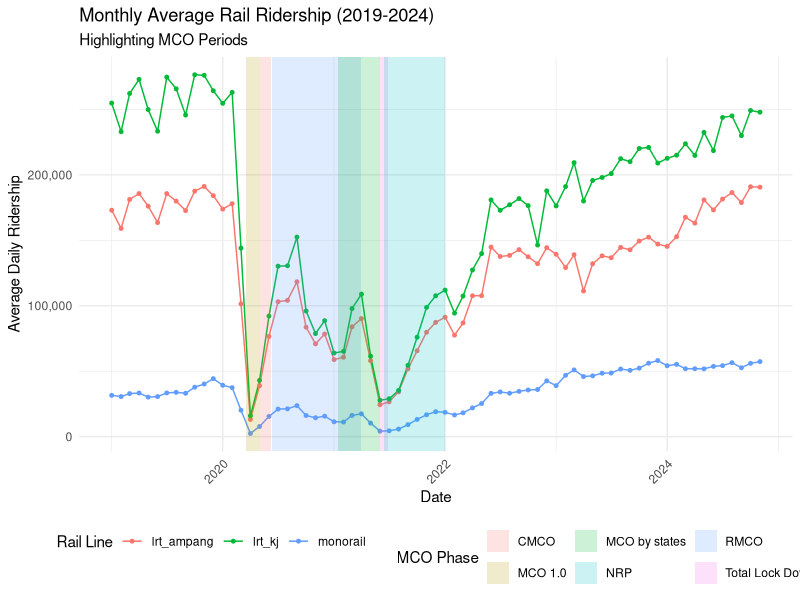
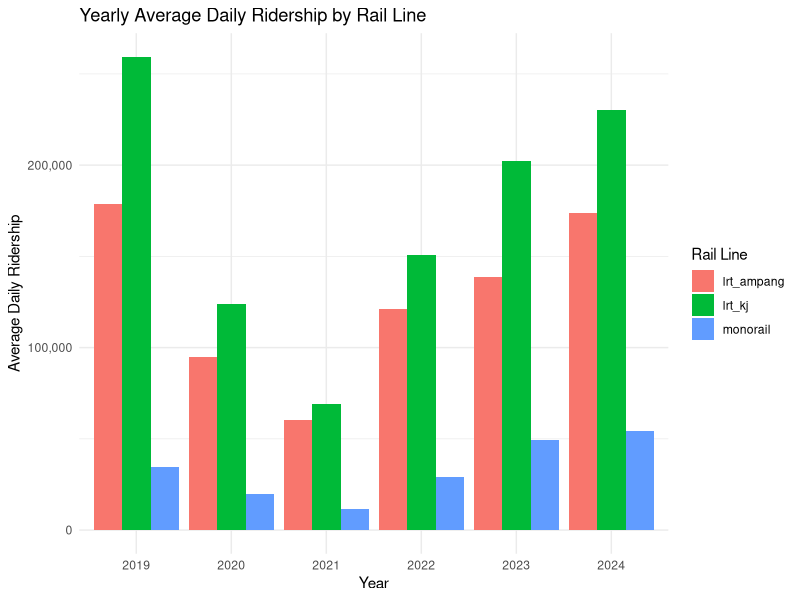

Here is the R script that generated these plots, in order:
# Load required libraries
library(dplyr)
library(ggplot2)
library(tidyr)
library(lubridate)

# Read the data
df <- read.csv("Data/ridership_headline.csv")

# Convert date to proper date format
df$date <- as.Date(df$date)

# Define MCO periods
mco_periods <- data.frame(
  start_date = as.Date(c(
    "2020-03-18", # MCO 1.0
    "2020-05-04", # CMCO
    "2020-06-10", # RMCO
    "2021-01-13", # MCO by states
    "2021-06-01", # Total Lock Down
    "2021-06-15" # NRP
  )),
  end_date = as.Date(c(
    "2020-05-03",
    "2020-06-09",
    "2021-03-31",
    "2021-05-31",
    "2021-06-28",
    "2021-12-31"
  )),
  mco_phase = c("MCO 1.0", "CMCO", "RMCO", "MCO by states", "Total Lock Down", "NRP")
)

# Prepare data for analysis
ridership_data <- df %>%
  select(date, rail_lrt_ampang, rail_lrt_kj, rail_monorail) %>%
  mutate(
    year = year(date),
    month = floor_date(date, "month"),
    period = case_when(
      # ~ returns the result of condition
      date < as.Date("2020-03-18") ~ "Pre-MCO",
      date >= as.Date("2022-01-01") ~ "Post-MCO",
      TRUE ~ "During-MCO"
    )
  )

# Calculate monthly averages
monthly_avg <- ridership_data %>%
  group_by(month) %>%
  summarise(
    across(
      c("rail_lrt_ampang", "rail_lrt_kj", "rail_monorail"),
      # ~mean(.) creates an anonymous function where:
      # ~ (tilde) defines the anonymous function
      # . (dot) represents the input column data
      # na.rm ignore NA values
      ~ mean(., na.rm = TRUE)
    )
  )

# Reshape data for plotting
long_data <- monthly_avg %>%
  pivot_longer(
    cols = -month,
    names_to = "line",
    names_pattern = "rail_(.*)",
    values_to = "value"
  )

# Create time series plot with MCO periods highlighted
p1 <- ggplot(long_data, aes(x = month, y = value, color = line)) +
  geom_line() +
  geom_point(size = 1) +
  # Add MCO period rectangles
  geom_rect(
    data = mco_periods,
    aes(
      xmin = start_date, xmax = end_date,
      ymin = -Inf, ymax = Inf, fill = mco_phase
    ),
    alpha = 0.2,
    inherit.aes = FALSE
  ) +
  theme_minimal() +
  theme(
    axis.text.x = element_text(angle = 45, hjust = 1),
    legend.position = "bottom"
  ) +
  labs(
    title = "Monthly Average Rail Ridership (2019-2024)",
    subtitle = "Highlighting MCO Periods",
    x = "Date",
    y = "Average Daily Ridership",
    color = "Rail Line",
    fill = "MCO Phase"
  ) +
  scale_y_continuous(labels = scales::comma)

# Calculate year-over-year changes (simplified)
yearly_summary <- ridership_data %>%
  group_by(year) %>%
  summarise(
    across(
      c("rail_lrt_ampang", "rail_lrt_kj", "rail_monorail"),
      ~ mean(., na.rm = TRUE)
    )
  )

# Create bar plot for year-over-year comparison
yearly_long <- yearly_summary %>%
  pivot_longer(
    cols = -year,
    names_to = "line",
    # regex to extract the line name from the column name
    names_pattern = "rail_(.*)",
    values_to = "value"
  )

p2 <- ggplot(yearly_long, aes(x = as.factor(year), y = value, fill = line)) +
  geom_bar(stat = "identity", position = "dodge") +
  theme_minimal() +
  labs(
    title = "Yearly Average Daily Ridership by Rail Line",
    x = "Year",
    y = "Average Daily Ridership",
    fill = "Rail Line"
  ) +
  scale_y_continuous(labels = scales::comma)

# Calculate percentage changes from pre-COVID baseline (2019)
baseline_comparison <- ridership_data %>%
  group_by(year) %>%
  summarise(
    across(c("rail_lrt_ampang", "rail_lrt_kj", "rail_monorail"), ~ mean(., na.rm = TRUE))
  ) %>%
  mutate(
    across(
      c("rail_lrt_ampang", "rail_lrt_kj", "rail_monorail"),
      ~ (. / first(.)) - 1,
      .names = "{.col}_pct_change"
    )
  )


# Display plots
print(p1)
print(p2)

# Print summary statistics
print("Yearly Summary Statistics:")
print(yearly_summary)

print("\nBaseline Comparison (% change from 2019):")
print(baseline_comparison)
